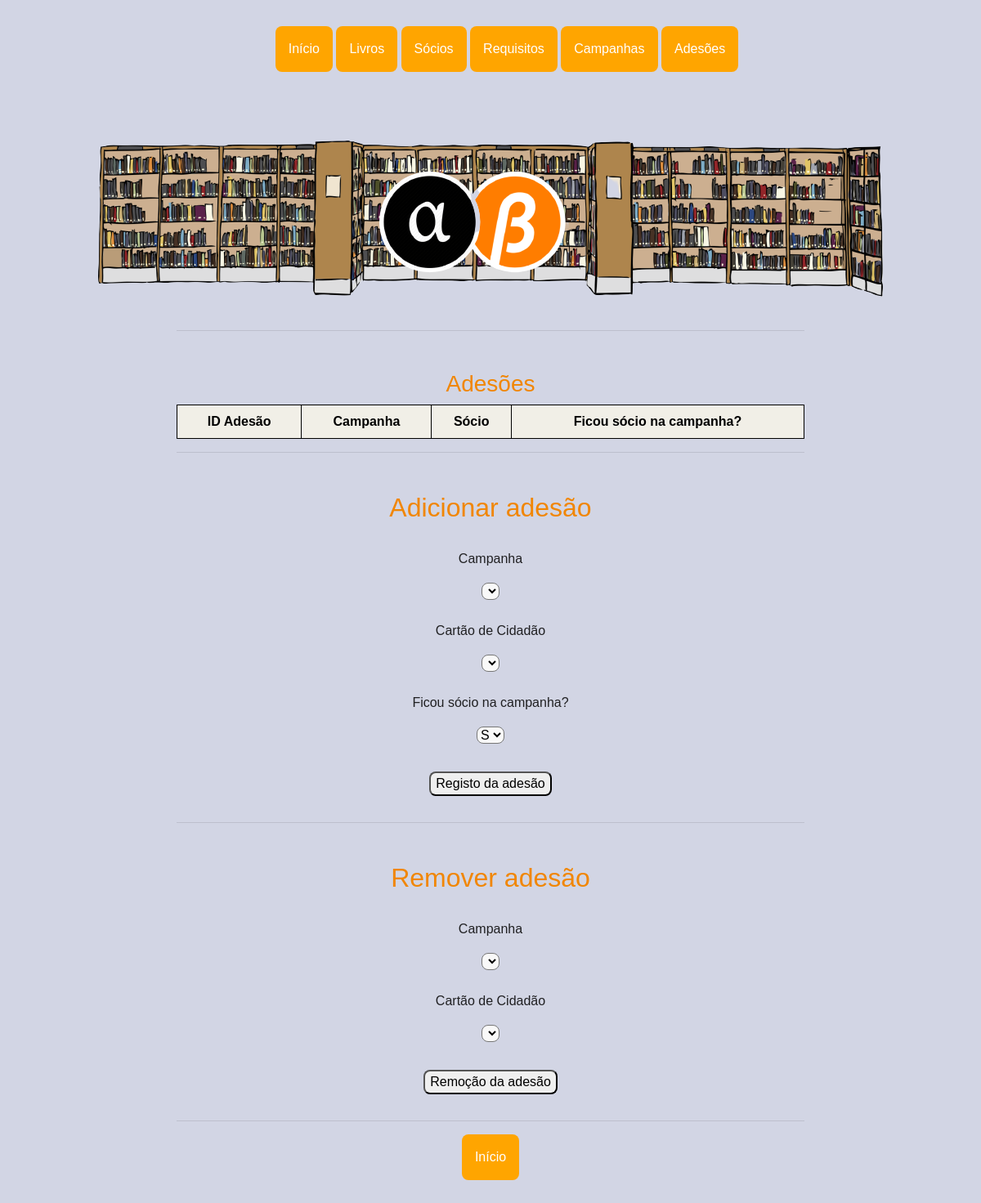
The page /socio_camp on the database as committed earlier.
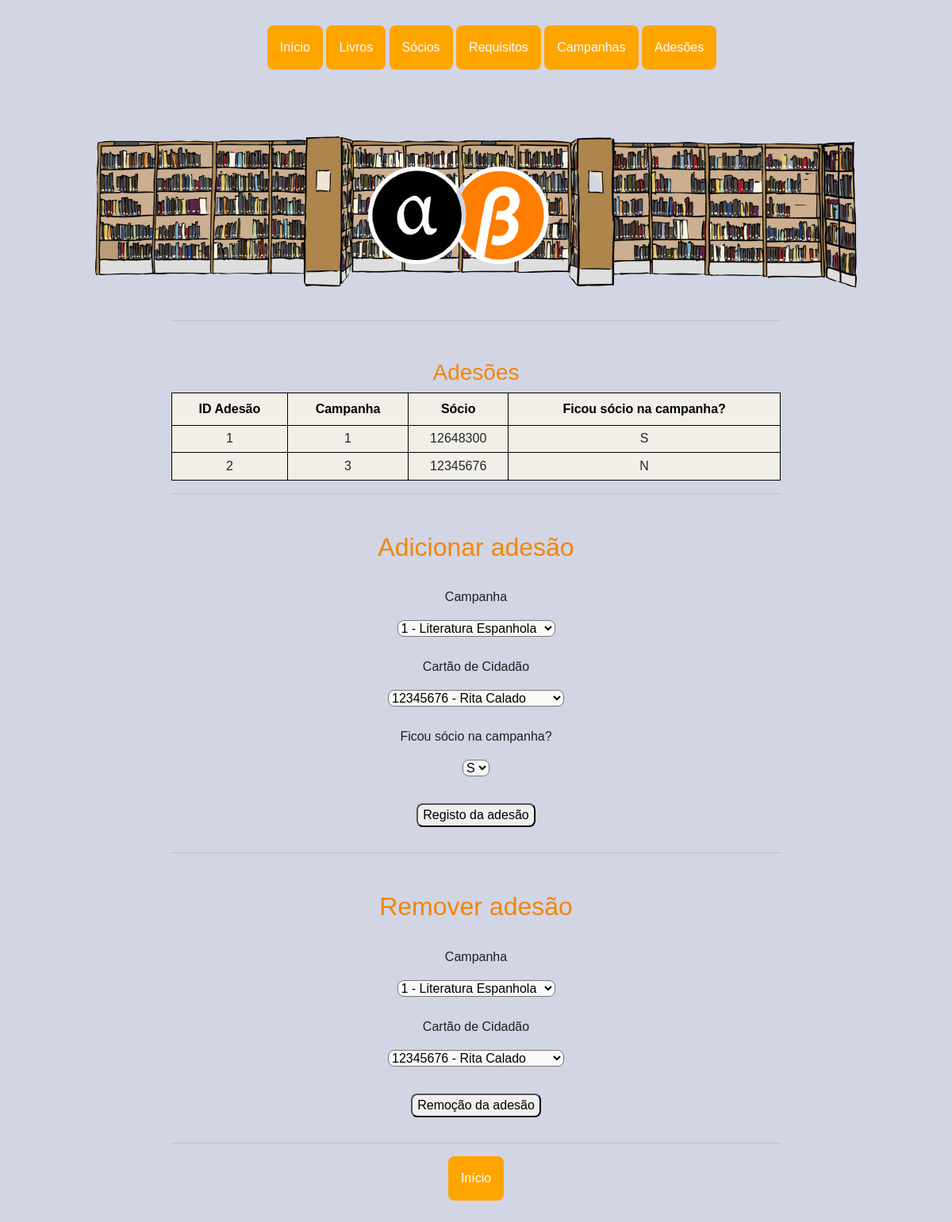
The same page on the database as committed later.
### app.py (models this page shows)
class Socio_Camp(db.Model):
    __tablename__ = 'socio_camp'
    id_sc = db.Column(db.Integer, primary_key=True)
    id_camp_sc = db.Column(db.Integer, db.ForeignKey('campanha.id_camp'))
    cc_sc = db.Column(db.Integer, db.ForeignKey('socio.cc'))
    novo = db.Column(db.String(1))

### app.py (the view)
@app.route('/socio_camp', methods=['GET'])
def socio_camp():
    campanhas = Campanha.query.all()
    socios = Socio.query.all()
    sc = Socio_Camp.query.all()
    return render_template('socio_camp.html', campanhas=campanhas, sc=sc, socios=socios)

### templates/socio_camp.html (shortened to what this page needs)
{% extends "base.html"%} {%block title %}Adesões Campanhas - Biblioteca{%endblock%} {%block pic %}<img class="bgpic"
    src="{{ url_for('static', filename = 'imgs/bb.png') }}" alt="logo" />{%endblock%} {%block content%}
<h3>Adesões</h3>
<table style="width: 100%" class="pure-table pure-table-horizontal">
    <tr>
        <th>ID Adesão</th>
        <th>Campanha</th>
        <th>Sócio</th>
        <th>Ficou sócio na campanha?</th>
    </tr>
    {% for sc in sc %}
    <tr>
        <td>{{sc.id_sc}}</td>
        <td>{{sc.id_camp_sc}}</td>
        <td>{{sc.cc_sc}}</td>
        <td>{{sc.novo}}</td>
        {% endfor %}
    </tr>
</table>
<hr />
<h2>Adicionar adesão</h2>
<form action="/socio_camp2" method="post">
    <p>Campanha</p>
    <select name="campa" id="campa">
        {% for camp in campanhas %}
        <option value="{{ camp.id_camp}}">
            {{camp.id_camp}} - {{camp.nome_camp}}
        </option>
        {% endfor %}
    </select>
    <p>Cartão de Cidadão</p>
    <select name="ccs" id="ccs">
        {% for socio in socios %}
        <option value="{{ socio.cc }}">{{socio.cc}} - {{socio.nome_soc}}</option>
        {% endfor %}
    </select>
    <p>Ficou sócio na campanha?</p>
    <select name="novo" id="novo">
        <option value="S">S</option>
    </select>
    <input type="submit" class="sub final" value="Registo da adesão" />
</form>
<hr />
<h2>Remover adesão</h2>
<form action="/del_adesao" method="post">
    <p>Campanha</p>
    <select name="campa" id="campa">
        {% for camp in campanhas %}
        <option value="{{ camp.id_camp}}">
            {{camp.id_camp}} - {{camp.nome_camp}}
        </option>
        {% endfor %}
    </select>
    <p>Cartão de Cidadão</p>
    <select name="ccs" id="ccs">
        {% for socio in socios %}
        <option value="{{ socio.cc }}">{{socio.cc}} - {{socio.nome_soc}}</option>
        {% endfor %}
    </select>
    <input type="submit" class="sub final" value="Remoção da adesão">
</form>
<hr />
<div class="dropdown">
    <li><a href="/"><button class="dropbtn botoes ">Início</button></a>
    </li>
</div>
{%endblock%}

Rows that differ between the two databases and show on the page:
added Socio_Camp: id_sc "1", id_camp_sc "1", cc_sc "12648300", novo "S"
added Socio_Camp: id_sc "2", id_camp_sc "3", cc_sc "12345676", novo "N"
Other text that changed with them:
form field campa: (not shown) → "1 - Literatura Espanhola"
form field ccs: (not shown) → "12345676 - Rita Calado"
